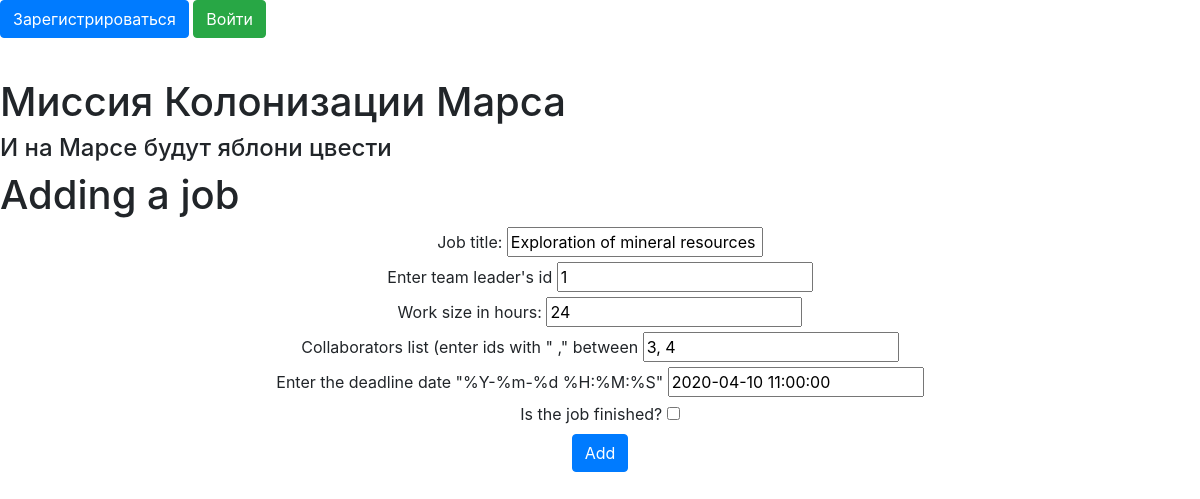
The page /edit_work/2 on the database its author committed.
### data/jobs.py (models this page shows, shortened)
class Jobs(SqlAlchemyBase, UserMixin):
    __tablename__ = 'jobs'
    id = sqlalchemy.Column(sqlalchemy.Integer, primary_key=True, autoincrement=True, unique=True)
    team_leader = sqlalchemy.Column(sqlalchemy.Integer, sqlalchemy.ForeignKey('users.id'))
    job = sqlalchemy.Column(sqlalchemy.String)
    work_size = sqlalchemy.Column(sqlalchemy.Integer)
    collaborators = sqlalchemy.Column(sqlalchemy.String)
    start_date = sqlalchemy.Column(sqlalchemy.DateTime, default=datetime.datetime.now())
    end_date = sqlalchemy.Column(sqlalchemy.DateTime)
    is_finished = sqlalchemy.Column(sqlalchemy.Boolean)

### main.py (the view, shortened to what this page needs)
@app.route('/edit_work/<int:id>', methods=['POST', 'GET'])
def edit_work(id):
    form = AddWorkForm()
    session = db_session.create_session()
    warnings = []
    data = []
    job = session.query(Jobs).filter(Jobs.id == id).first()
    if request.method == 'GET':
        if not job:
            warnings.append(':( Job is not found :( (404)')
        else:
            data = [job.job, job.team_leader, job.work_size, job.collaborators, job.end_date, job.is_finished]
        return render_template('add_work.html', title='Edit work', form=form, warnings=warnings, data=data)
    return render_template('base.html', title='test')

### main.py
class AddWorkForm(FlaskForm):
    team_leader = IntegerField("Enter team leader's id", validators=[DataRequired()])
    job = StringField('Job title: ', validators=[DataRequired()])
    work_size = IntegerField('Work size in hours: ', validators=[DataRequired()])
    collaborators = StringField('Collaborators list (enter ids with " ," between')
    end_date = StringField('Enter the deadline date "%Y-%m-%d %H:%M:%S"')
    is_finished = BooleanField("Is the job finished?")
    submit = SubmitField("Add")

### data/db_session.py (called while the page is built)
def create_session() -> Session:
    global __factory
    return __factory()

### templates/add_work.html (shortened to what this page needs)
{% extends 'base.html' %}
{% block content %}
<h1>Adding a job</h1>
<div align="center">
    <form method="post" action="">
        {{ form.job.label }}
        {{ form.job(value=data[0]) }}<br>
        {{ form.team_leader.label }}
        {{ form.team_leader(value=data[1]) }}<br>
        {{ form.work_size.label }}
        {{ form.work_size(value=data[2]) }}<br>
        {{ form.collaborators.label }}
        {{ form.collaborators(value=data[3]) }}<br>
        {{ form.end_date.label }}
        {{ form.end_date(value=data[4]) }}<br>
        {{ form.is_finished.label }}
        {{ form.is_finished(value=data[5]) }}<br>
        {{ form.submit(class='btn btn-primary', type='submit') }}
    </form>
</div>
{% endblock %}

### rows shown on the page
Jobs: job "Exploration of mineral resources", team_leader "1", work_size "24", collaborators "3, 4", end_date "2020-04-10 11:00:00"
